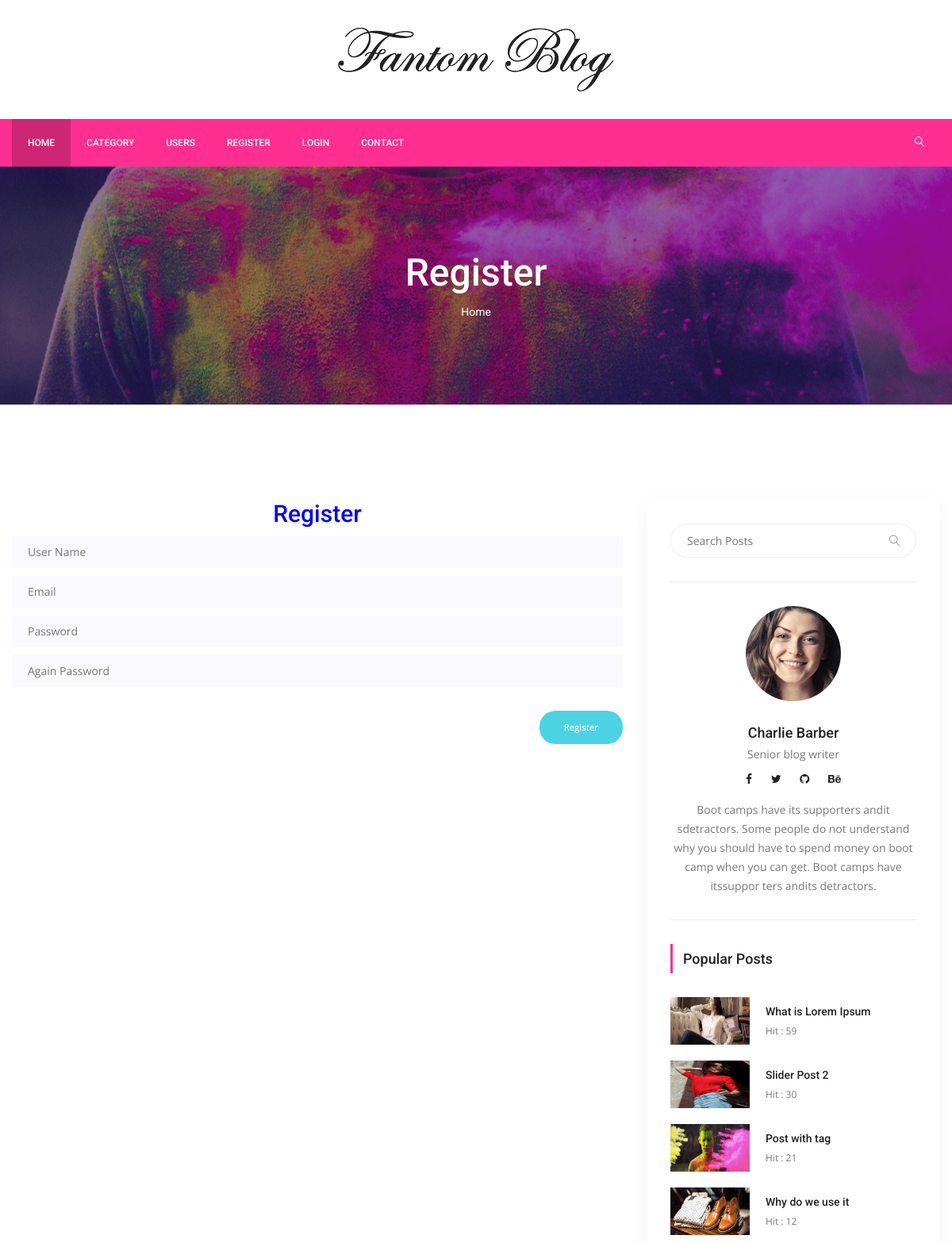
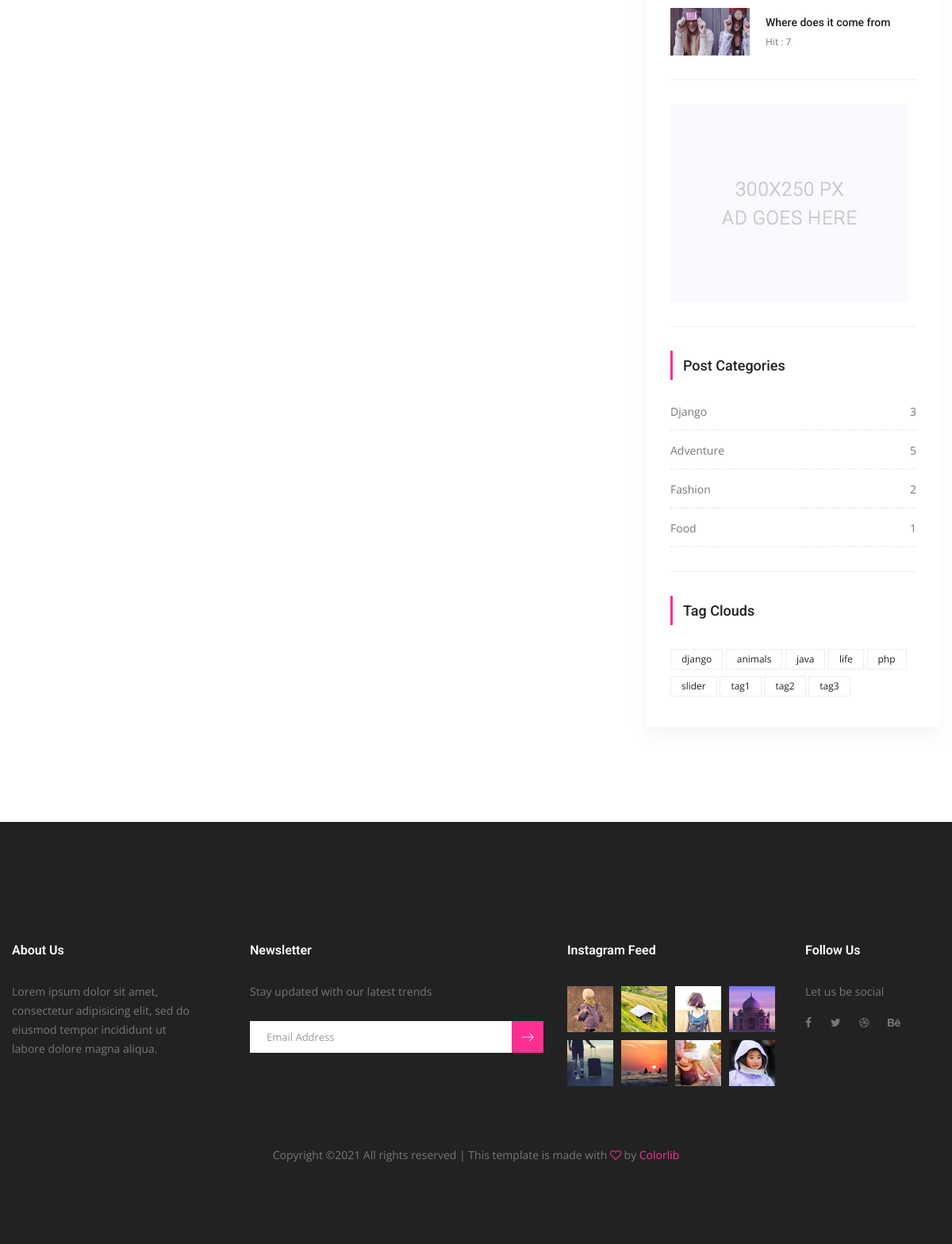
The page /users/register/ on the database its author committed (2 pictures, top to bottom).
### posts/models.py (models this page shows, shortened)
class Post(models.Model):
    title = models.CharField(max_length=150)
    content = models.TextField()
    publishing_date = models.DateTimeField(auto_now_add=True)
    image = models.ImageField(blank=True,null=True,upload_to='uploads/')
    user = models.ForeignKey(settings.AUTH_USER_MODEL,on_delete=models.CASCADE)
    slug = models.SlugField(default="slug",editable=False)
    category = models.ForeignKey(Category,on_delete=models.CASCADE,default=1,related_name="posts")
    tag = models.ManyToManyField(Tag,related_name="posts",blank=True)
    slider_post = models.BooleanField(default=False)
    hit = models.PositiveIntegerField(default=0)

class Category(models.Model):
    title = models.CharField(max_length=150)
    slug = models.SlugField(editable=False)
    def post_count(self):
        return self.posts.all().count()

class Tag(models.Model):
    title = models.CharField(max_length=50)
    slug = models.SlugField(editable=False)
    def __str__(self):
        return self.title

### users/views.py (the view)
# urls.py: path('register/',RegisterView.as_view(),name="register"),
class RegisterView(CreateView):
    template_name = 'users/register.html'
    form_class = RegisterForm
    success_url = '/'

### users/forms.py
class RegisterForm(UserCreationForm):
    username = forms.CharField(max_length=50)
    email = forms.EmailField(max_length=50)
    password1 = forms.CharField()
    password2 = forms.CharField()
    class Meta(UserCreationForm):
        model = User
        fields = ('username','email','password1','password2')

### posts/templatetags/custom_tags.py (called while the page is built)
@register.simple_tag(name="categories")
def all_categories():
    return Category.objects.all()

@register.simple_tag(name="tags")
def all_tags():
    return Tag.objects.all()

@register.simple_tag(name="hit_posts")
def hit_posts():
    return Post.objects.order_by('-hit')[:5]

### templates/users/register.html (shortened to what this page needs)
{% extends 'base.html' %}
{% load static %}
{% block content %}
        <section class="banner_area">
            <div class="banner_inner d-flex align-items-center">
            	<div class="overlay bg-parallax" data-stellar-ratio="0.9" data-stellar-vertical-offset="0" data-background=""></div>
				<div class="container">
					<div class="banner_content text-center">
						<h2>Register</h2>
						<div class="page_link">
							<a href="{% url 'index' %}">Home</a>
						</div>
					</div>
				</div>
            </div>
        </section>
        <section class="blog_area p_120">
            <div class="container">
                <div class="row">
                    <div class="col-lg-8">
                        <h2 style="text-align:center;color:blue">Register</h2>
                        <div class="blog_left_sidebar">
                            <form method="post">
                                <div class="mt-10">
										<input type="text" name="username" placeholder="User Name" onfocus="this.placeholder = ''" onblur="this.placeholder = 'User Name'" required="" class="single-input">
									</div>
                                <div class="mt-10">
										<input type="text" name="email" placeholder="Email" onfocus="this.placeholder = ''" onblur="this.placeholder = 'Email'" required="" class="single-input">
									</div>
                                <div class="mt-10">
										<input type="password" name="password1" placeholder="Password" onfocus="this.placeholder = ''" onblur="this.placeholder = 'Password'" required="" class="single-input">
									</div>
                                <div class="mt-10">
										<input type="password" name="password2" placeholder="Again Password" onfocus="this.placeholder = ''" onblur="this.placeholder = 'Again Password'" required="" class="single-input">
									</div>
                                <input type="submit" class="genric-btn success circle" style="float:right;margin-top:30px" value="Register">
                            </form>
                        </div>
                    </div>
                    {% include 'right_side.html' %}
                </div>
            </div>
        </section>
       {% endblock %}

### templates/right_side.html
{% load static %}
{% load custom_tags %}
<div class="col-lg-4">
                        <div class="blog_right_sidebar">
                            <aside class="single_sidebar_widget search_widget">
                                <form action="{% url 'search' %}" method="get">
                                <div class="input-group">
                                    <input type="text" class="form-control" placeholder="Search Posts" name="q">
                                    <span class="input-group-btn">
                                        <button class="btn btn-default" type="button"><i class="lnr lnr-magnifier"></i></button>
                                    </span>
                                </div></form>
                                <div class="br"></div>
                            </aside>
                            <aside class="single_sidebar_widget author_widget">
                                <img class="author_img rounded-circle" src="{% static "img/blog/author.png" %}" alt="">
                                <h4>Charlie Barber</h4>
                                <p>Senior blog writer</p>
                                <div class="social_icon">
                                    <a href="#"><i class="fa fa-facebook"></i></a>
                                    <a href="#"><i class="fa fa-twitter"></i></a>
                                    <a href="#"><i class="fa fa-github"></i></a>
                                    <a href="#"><i class="fa fa-behance"></i></a>
                                </div>
                                <p>Boot camps have its supporters andit sdetractors. Some people do not understand why you should have to spend money on boot camp when you can get. Boot camps have itssuppor ters andits detractors.</p>
                                <div class="br"></div>
                            </aside>
                            <aside class="single_sidebar_widget popular_post_widget">
                                <h3 class="widget_title">Popular Posts</h3>
                                {% hit_posts as posts %}
                                {% for post in posts %}
                                <div class="media post_item">
                                    <img src="{{ post.image.url }}" alt="post" style="width:100px;height:60px">
                                    <div class="media-body">
                                        <a href="{% url 'detail' post.pk post.slug %}"><h3>{{ post.title }}</h3></a>
                                        <p>Hit : {{ post.hit }}</p>
                                    </div>
                                </div>
                                {% endfor %}
                                <div class="br"></div>
                            </aside>
                            <aside class="single_sidebar_widget">
                                <a href="#"><img class="img-fluid" src="{% static "img/blog/add.jpg" %}" alt=""></a>
                                <div class="br"></div>
                            </aside>
                            <aside class="single_sidebar_widget post_category_widget">
                                <h4 class="widget_title">Post Categories</h4>
                                <ul class="list cat-list">
                                    {% categories as categories %}
                                    {% for category in categories %}
                                    <li>
                                        <a href="{% url 'category_detail' pk=category.id slug=category.slug %}" class="d-flex justify-content-between">
                                            <p>{{ category.title }}</p>
                                            <p>{{ category.post_count }}</p>
                                        </a>
                                    </li>
                                    {% endfor %}
                                </ul>
                                <div class="br"></div>
                            </aside>
                            <aside class="single-sidebar-widget tag_cloud_widget">
                                <h4 class="widget_title">Tag Clouds</h4>
                                <ul class="list">
                                    {% tags as labels %}
                                    {% for label in labels %}
                                    <li><a href="{% url 'tag_detail' label.slug %}">{{ label }}</a></li>
                                    {% endfor %}
                                </ul>
                            </aside>
                        </div>
                    </div>

### rows shown on the page
Post: image (picture), title "What is Lorem Ipsum", hit "59"
Post: image (picture), title "Slider Post 2", hit "30"
Post: image (picture), title "Post with tag", hit "21"
Post: image (picture), title "Why do we use it", hit "12"
Post: image (picture), title "Where does it come from", hit "7"
Category: title "Django", post_count "3"
Category: title "Adventure", post_count "5"
Category: title "Fashion", post_count "2"
Category: title "Food", post_count "1"
Tag: title "django"
Tag: title "animals"
Tag: title "java"
Tag: title "life"
Tag: title "php"
Tag: title "slider"
Tag: title "tag1"
Tag: title "tag2"
Tag: title "tag3"
